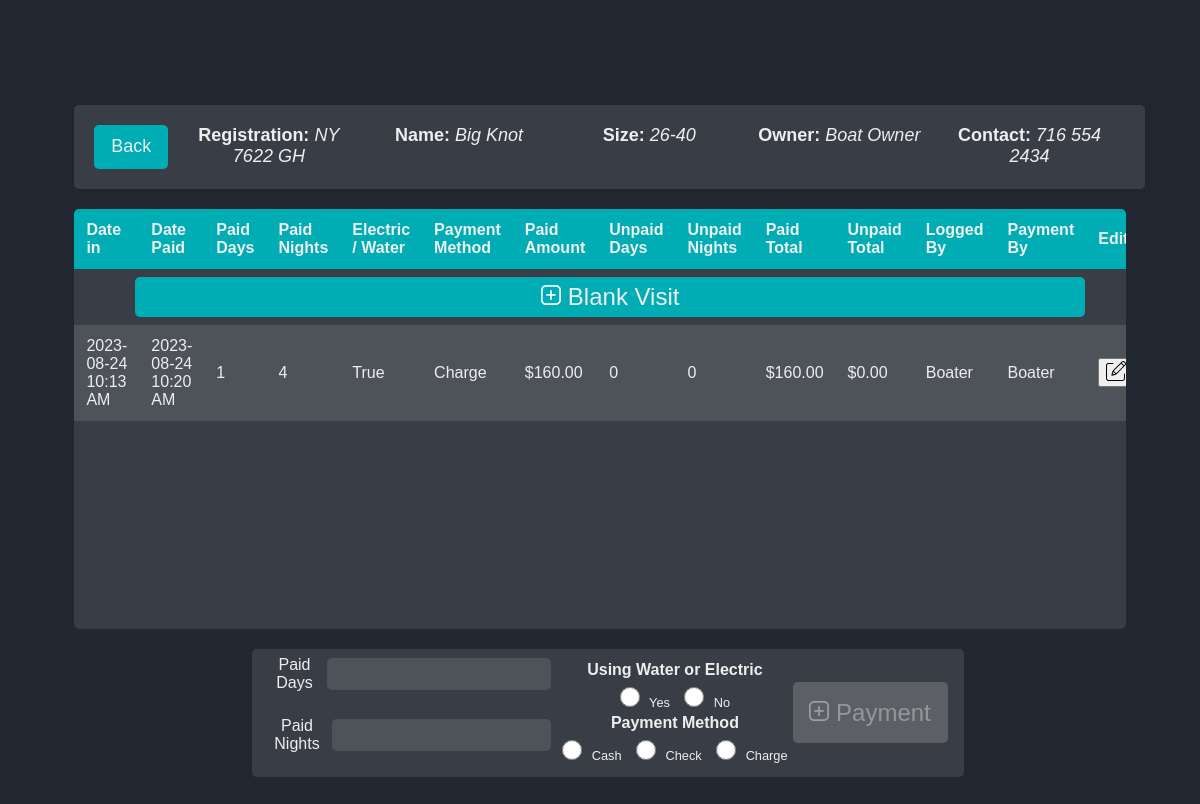
Before: /visits?id=1 (signed in) with the older database file.
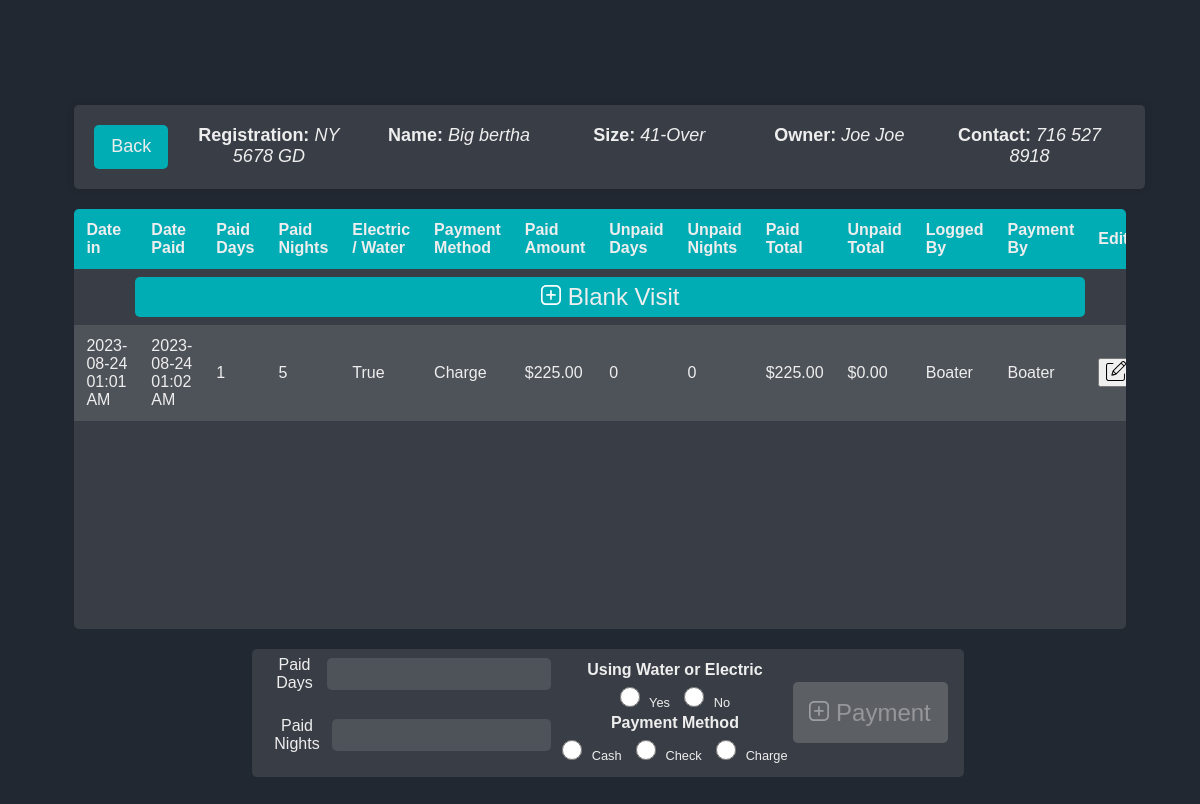
After: the same page with the newer database file.
### website/models.py (models this page shows)
class Boat(db.Model):
    id = db.Column(db.Integer, primary_key=True)
    boat_reg = db.Column(db.String(150), unique=True)
    sanitized_boat_reg = db.Column(db.String(150), unique=True)
    boat_name = db.Column(db.String(150))
    sanitized_boat_name = db.Column(db.String(150))
    phone_number = db.Column(db.String(150))
    sanitized_phone_number = db.Column(db.String(150))
    owner_name = db.Column(db.String(150))
    sanitized_owner_name = db.Column(db.String(150))
    boat_size = db.Column(db.Integer)
    email = db.Column(db.String(150))
    zipcode = db.Column(db.String(150))
    visits = db.relationship('Visit', backref='boat')
    current_boats_id = db.Column(db.Integer, db.ForeignKey('current_boats.id'))
    total_paid_days = db.Column(db.Integer)
    total_paid_nights = db.Column(db.Integer)
    total_unpaid_days = db.Column(db.Integer)
    total_unpaid_nights = db.Column(db.Integer)
    paid_until = db.Column(db.String(150))
    latest_date_in = db.Column(db.String(150))

class Visit(db.Model):
    id = db.Column(db.Integer, primary_key=True)
    logged_by = db.Column(db.Integer, db.ForeignKey('user.id'))
    payment_by = db.Column(db.Integer, db.ForeignKey('user.id'))
    logged_by_user = db.relationship('User', foreign_keys=[logged_by], back_populates='logged_visits')
    payment_by_user = db.relationship('User', foreign_keys=[payment_by], back_populates='paid_visits')
    date_in = db.Column(db.String(150))
    date_paid = db.Column(db.String(150))
    paid_amount = db.Column(db.Float)
    paid_days = db.Column(db.Integer)
    paid_nights = db.Column(db.Integer)
    paid_enw = db.Column(db.Boolean)
    paid_with = db.Column(db.String(150))
    unpaid_days = db.Column(db.Integer)
    unpaid_nights = db.Column(db.Integer)
    total = db.Column(db.Float)
    unpaid_total = db.Column(db.Float)
    boat_id = db.Column(db.Integer, db.ForeignKey('boat.id'))

### website/views.py (the view, shortened to what this page needs)
@views.route('/visits' , methods=['GET','POST'])
@login_required
def visits():
    form = PaymentForm()
    delete_visit_form = DeleteVisitForm()
    button_pressed = request.form.get('submit-button')
    selected_row_id = request.form.get('selectedRowId')
    print("Button pressed is: " + str(button_pressed))
    print("Selected row ID is:", selected_row_id)
    boat = getBoatById(request.args.get('id', ''))
    sorted_visits = sorted(boat.visits, key=sort_key, reverse=True)
    if button_pressed == "search":
        form.date_paid.data = calc_current_time()
        form.date_in.data = Visit.query.get(selected_row_id).date_in
    if not boat:
        flash("Bad Boat ID", category='error')
    boat = getBoatById(request.args.get('id', ''))
    sorted_visits = sorted(boat.visits, key=sort_key, reverse=True)
    return render_template("visits.html", form=form, boat=boat, visits=sorted_visits, delete_form=delete_visit_form)

### website/templates/visits.html (shortened to what this page needs)
{% extends "base.html" %}
{% block head %}
  <link rel="stylesheet" href="static/form-styles.css">
{% endblock %}
{% block styles %}static/visit-styles.css{% endblock %}
{% block content%}
<div id="boat-info" class="boat-info-container {% if not boat.total_unpaid_nights == None and boat.total_unpaid_nights > 0 %}red-tint{%elif not boat.total_unpaid_days == None and boat.total_unpaid_days > 0%} yellow-tint {% endif %}">
  <a href="{{ url_for('views.log_boat', boat_reg=boat.boat_reg, boat_name=boat.boat_name, phone_number=boat.phone_number, id=boat.id) }}" id="home-btn">Back</a>
  <div class="boat-info-item"><h3><span><b>Registration:</b> </span><em>{{boat.boat_reg}}</em></h3></div>
  <div class="boat-info-item"><h3><span><b>Name:</b> </span><em>{{boat.boat_name}}</em></h3></div>
  <div class="boat-info-item"><h3><span><b>Size:</b> </span><em>{{boat.boat_size}}</em></h3></div>
  <div class="boat-info-item"><h3><span><b>Owner:</b> </span><em>{{boat.owner_name}}</em></h3></div>
  <div class="boat-info-item"><h3><span><b>Contact:</b> </span><em>{{boat.phone_number}}</em></h3></div>
</div>
<div id="main-container">
    <div id="left-container" style="flex: 1;">
            <div id="table-container">
                <table id="search-results">
                <thead>
                    <tr>
                    <th>Date in</th>
                    <th>Date Paid</th>
                    <th>Paid Days</th>
                    <th>Paid Nights</th>
                    <th>Electric / Water</th>
                    <th>Payment Method</th>
                    <th>Paid Amount</th>
                    <th>Unpaid Days</th>
                    <th>Unpaid Nights</th>
                    <th>Paid Total</th>
                    <th>Unpaid Total</th>
                    <th>Logged By</th>
                    <th>Payment By</th>
                    <th>Edit</th>
                    </tr>
                </thead>
                <tbody>
                    <tr class="add-blank-visit" id="add-blank-visit">
                      <td colspan="14">
                          <form method="POST">
                            <button type="submit" class="btn btn-primary add-blank-visit-button" name="submit-button" value="add_new">
                              <img src="static/more.svg" alt="Add-blank-visit" width="20" height="20">
                              Blank Visit
                            </button>
                          </form>
                      </td>
                    </tr>
                    {% for visit in visits%}
                    <tr id="row-{{ visit.id }}" {% if not visit.unpaid_nights == None and visit.unpaid_nights > 0 %}class="red-tint"{%elif not visit.unpaid_days == None and visit.unpaid_days > 0%} class="yellow-tint" {% endif %}>
                      <form class="edit-form" method="POST" action="{{ url_for('views.update_payment', visitid=visit.id, id=boat.id) }}">
                        <td class="editable">
                          <div style="display: flex; align-items: center;">
                            <span class="text">{{ visit.date_in | utc_to_est}}</span>
                          </div>
                        </td>
                        <td class="editable">
                          <span class="text">{{ visit.date_paid | utc_to_est}}</span>
                        </td>
                        <td class="editable">
                          <span class="text">{{ visit.paid_days }}</span>
                          </td>
                        <td class="editable">
                          <span class="text">{{ visit.paid_nights }}</span>
                          </td>
                        <td class="editable">
                          <span class="text">{{ visit.paid_enw }}</span>
                          </td>
                        <td class="editable">
                          <span class="text">{{ visit.paid_with }}</span>
                          </td>
                          <td>
                            {% if visit.paid_amount == None %}
                              $0
                            {% else %}
                              ${{visit.paid_amount}}0
                            {% endif%}
                          </td>
                          <td class="editable">
                            <span class="text">{{ visit.unpaid_days  }}</span>
                          </td>
                          <td class="editable">
                            <span class="text">{{ visit.unpaid_nights  }}</span>
                          </td>
                          <td>
                            {% if visit.total == None %}
                              $0
                            {% else %}
                              ${{visit.total}}0
                            {% endif%}
                          </td>
                          <td>
                            {% if visit.unpaid_total == None %}
                              $0
                            {% else %}
                              ${{visit.unpaid_total}}0
                            {% endif%}
                          </td>
                          <td>
                            {% if visit.logged_by == None %}
                                None
                            {% elif visit.logged_by == 'BOATER' %}
                                Boater
                            {% else %}
                                {{ visit.logged_by|userID_to_name }}
                            {% endif %}
                          </td>
                          <td>
                            {% if visit.payment_by == None %}
                                None
                            {% elif visit.logged_by == 'BOATER' %}
                                Boater
                            {% else %}
                                {{ visit.payment_by|userID_to_name }}
                            {% endif %}
                          </td>
                          <td>
                            <button type="button" class="edit-button">
                              <img src="static/edit.svg" alt="Edit" width="20" height="20">
                            </button>
                          </td>
                      </form>
                    </tr>
                    {% endfor %}
                </tbody>
                </table>
            </div>
            </div>
    </div>
    <div id="right-container">
        <form method="POST" id="search">
          <div id="search-container" style="height: 7em;">
            <div>
                <div class="form-group">
                    {{ form.paid_days.label }}
                    {{ form.paid_days(class="form-control") }}
                </div>
                <div class="form-group">
                    {{ form.paid_nights.label }}
                    {{ form.paid_nights(class="form-control") }}
                </div>
            </div>
            <div class="radio-container">
                <div>
                    <h4 class="custom-heading">Using Water or Electric</h4>
                    {% for subfield in form.paid_enw %}
                        {{ subfield(class="form-check-input") }} {{ subfield.label(class="form-check-label") }}
                    {% endfor %}
                </div>
                <div>
                    <h4 class="custom-heading">Payment Method</h4>
                    {% for subfield in form.paid_with %}
                        {{ subfield(class="form-check-input") }} {{ subfield.label(class="form-check-label") }}
                    {% endfor %}
                </div>
            </div>
            <div>
              <div id="button-container">
                <button type="submit" class="btn btn-primary" id="login-btn" name="submit-button" value="search" >
                    <div >
                        <img src="static/more.svg" alt="Add-visit" width="20" height="20">
                        Payment
                    </div>
                </button>
            </div>
            </div>
          </div>
        </form>
</div>
{%endblock%}

### website/templates/base.html (shortened to what this page needs)
<!DOCTYPE html>
<html lang="en">
<head>
  <link rel="stylesheet" href="{%block styles%}static/styles.css{%endblock%}">
  {%block head%}{%endblock%}
</head>
<body>
  <div id="content-container">
    <div class="container">{% block content %} {% endblock %}</div>
  </div>
</body>
</html>

Changed rows visible on the page:
changed Boat: boat_reg "NY 7622 GH" → "NY 5678 GD"; boat_name "Big Knot" → "Big bertha"; boat_size "26-40" → "41-Over"; owner_name "Boat Owner" → "Joe Joe"; phone_number "716 554 2434" → "716 527 8918"
changed Visit "True": date_in|utc_to_est "2023-08-24 10:13 AM" → "2023-08-24 01:01 AM"; date_paid|utc_to_est "2023-08-24 10:20 AM" → "2023-08-24 01:02 AM"; paid_nights "4" → "5"; paid_amount "160.0" → "225.0"; total "160.0" → "225.0"
